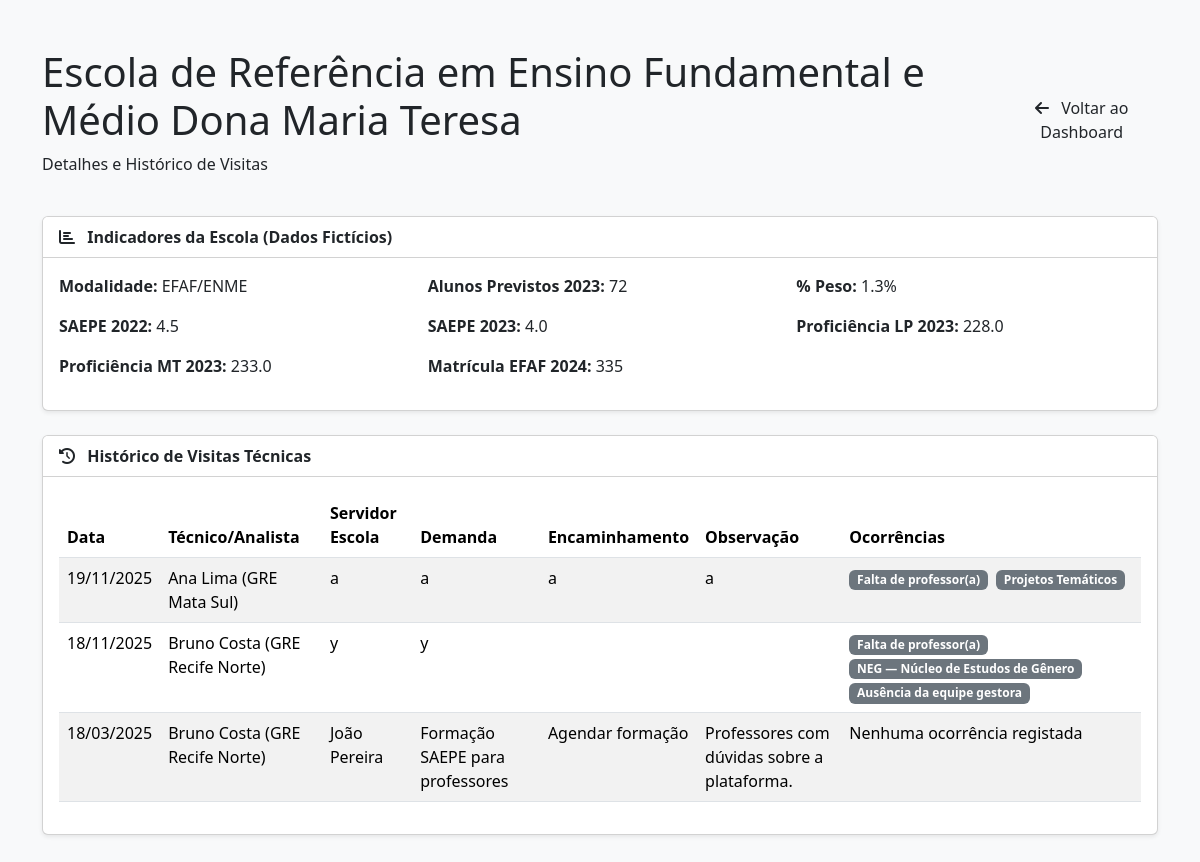
The app's page /escola/Escola de Referência em Ensino Fundamental e Médio Dona Maria Teresa/ (signed in) with its own data.
### core/models.py (models this page shows, shortened)
class DadosFicticiosEscola(models.Model):
    escola = models.CharField(max_length=255)
    modalidade = models.CharField(max_length=100)
    alunos_previstos_2023 = models.IntegerField(null=True, blank=True)
    percentual_peso = models.FloatField(null=True, blank=True)
    saepe_2022 = models.FloatField(null=True, blank=True)
    saepe_2023 = models.FloatField(null=True, blank=True)
    proficiencia_lp_2023 = models.FloatField(null=True, blank=True)
    proficiencia_mt_2023 = models.FloatField(null=True, blank=True)
    matricula_efaf_2024 = models.IntegerField(null=True, blank=True)

class VisitaTecnica(models.Model):
    escola = models.CharField(max_length=255)
    data_visita = models.DateField(null=True, blank=True) # Melhor tipo para datas
    tecnico_gre = models.CharField(max_length=255, null=True, blank=True)
    servidor_escola = models.CharField(max_length=255, null=True, blank=True)
    demanda = models.TextField(null=True, blank=True) # TextField é melhor para textos longos
    encaminhamento = models.TextField(null=True, blank=True)
    observacao = models.TextField(null=True, blank=True)
    ocorrencias = models.ManyToManyField(Ocorrencia, blank=True, verbose_name="Ocorrências observadas")

class Ocorrencia(models.Model):
    descricao = models.CharField(max_length=255)

### core/views.py (the view)
# urls.py: path('escola/<str:escola_nome>/', views.perfil_escola_view, name='perfil_escola'),
@login_required(login_url='login')
def perfil_escola_view(request, escola_nome):
    try:
        escola_nome_tratado = escola_nome.strip()
        escola_info = get_object_or_404(DadosFicticiosEscola, escola=escola_nome_tratado)
        visitas_historico = VisitaTecnica.objects.filter(
            escola=escola_nome_tratado
        ).order_by('-data_visita')
        context = {
            'escola_info': escola_info,
            'visitas_historico': visitas_historico,
        }
        return render(request, 'perfil_escola.html', context)
    except DadosFicticiosEscola.DoesNotExist:
         messages.error(request, f"Escola '{escola_nome}' não encontrada nos dados fictícios.")
         return redirect('analise_dashboard')
    except Exception as e:
         messages.error(request, f"Ocorreu um erro ao carregar o perfil da escola: {e}")
         return redirect('analise_dashboard')

### core/templates/perfil_escola.html
{% extends 'base.html' %}
{% load static %}
{% block content %}
<div class="container my-5">
    <div class="d-flex justify-content-between align-items-center mb-4">
        <div>
            <h1 class="page-title">{{ escola_info.escola }}</h1>
            <p class="page-subtitle">Detalhes e Histórico de Visitas</p>
        </div>
        <a href="{% url 'analise_dashboard' %}" class="btn btn-secondary-custom">
            <i class="fas fa-arrow-left me-2"></i> Voltar ao Dashboard
        </a>
    </div>
    <div class="card shadow-sm mb-4">
        <div class="card-header bg-white fw-bold">
            <i class="fas fa-chart-bar me-2"></i> Indicadores da Escola (Dados Fictícios)
        </div>
        <div class="card-body">
            <div class="row">
                <div class="col-md-4 mb-3">
                    <strong>Modalidade:</strong> {{ escola_info.modalidade|default:"N/A" }}
                </div>
                <div class="col-md-4 mb-3">
                    <strong>Alunos Previstos 2023:</strong> {{ escola_info.alunos_previstos_2023|default:"N/A" }}
                </div>
                 <div class="col-md-4 mb-3">
                    <strong>% Peso:</strong> {{ escola_info.percentual_peso|default:"N/A" }}%
                </div>
                <div class="col-md-4 mb-3">
                    <strong>SAEPE 2022:</strong> {{ escola_info.saepe_2022|default:"N/A" }}
                </div>
                 <div class="col-md-4 mb-3">
                    <strong>SAEPE 2023:</strong> {{ escola_info.saepe_2023|default:"N/A" }}
                </div>
                <div class="col-md-4 mb-3">
                    <strong>Proficiência LP 2023:</strong> {{ escola_info.proficiencia_lp_2023|default:"N/A" }}
                </div>
                <div class="col-md-4 mb-3">
                    <strong>Proficiência MT 2023:</strong> {{ escola_info.proficiencia_mt_2023|default:"N/A" }}
                </div>
                <div class="col-md-4 mb-3">
                    <strong>Matrícula EFAF 2024:</strong> {{ escola_info.matricula_efaf_2024|default:"N/A" }}
                </div>
            </div>
        </div>
    </div>
    <div class="card shadow-sm">
        <div class="card-header bg-white fw-bold">
            <i class="fas fa-history me-2"></i> Histórico de Visitas Técnicas
        </div>
        <div class="card-body">
            <div class="table-responsive">
                <table class="table table-striped table-hover">
                    <thead>
                        <tr>
                            <th>Data</th>
                            <th>Técnico/Analista</th>
                            <th>Servidor Escola</th>
                            <th>Demanda</th>
                            <th>Encaminhamento</th>
                            <th>Observação</th>
                            <th>Ocorrências</th>
                        </tr>
                    </thead>
                    <tbody>
                        {% for visita in visitas_historico %} <tr>
                            <td>{{ visita.data_visita|date:"d/m/Y" }}</td>
                            <td>{{ visita.tecnico_gre|default:"" }}</td>
                            <td>{{ visita.servidor_escola|default:"" }}</td>
                            <td>{{ visita.demanda|default:"" }}</td>
                            <td>{{ visita.encaminhamento|default:"" }}</td>
                            <td>{{ visita.observacao|default:"" }}</td>
                            <td>
                                {% for ocorrencia in visita.ocorrencias.all %}
                                    <span class="badge bg-secondary me-1">{{ ocorrencia.descricao }}</span>
                                {% empty %}
                                    Nenhuma ocorrência registada
                                {% endfor %}
                            </td>
                        </tr>
                        {% empty %}
                        <tr>
                            <td colspan="7" class="text-center">Nenhuma visita técnica registada para esta escola.</td>
                        </tr>
                        {% endfor %}
                    </tbody>
                </table>
            </div>
        </div>
    </div>
</div>
{% endblock content %}

### records on screen
DadosFicticiosEscola: escola "Escola de Referência em Ensino Fundamental e Médio Dona Maria Teresa", modalidade "EFAF/ENME", alunos_previstos_2023 "72", percentual_peso "1.3", saepe_2022 "4.5", saepe_2023 "4.0", proficiencia_lp_2023 "228.0", proficiencia_mt_2023 "233.0", matricula_efaf_2024 "335"
VisitaTecnica: data_visita "19/11/2025", tecnico_gre "Ana Lima (GRE Mata Sul)", servidor_escola "a", demanda "a", encaminhamento "a", observacao "a"
Ocorrencia: descricao "Falta de professor(a)"
Ocorrencia: descricao "Projetos Temáticos"
VisitaTecnica: data_visita "18/11/2025", tecnico_gre "Bruno Costa (GRE Recife Norte)", servidor_escola "y", demanda "y"
Ocorrencia: descricao "NEG — Núcleo de Estudos de Gênero"
Ocorrencia: descricao "Ausência da equipe gestora"
VisitaTecnica: data_visita "18/03/2025", tecnico_gre "Bruno Costa (GRE Recife Norte)", servidor_escola "João Pereira", demanda "Formação SAEPE para professores", encaminhamento "Agendar formação", observacao "Professores com dúvidas sobre a plataforma."
